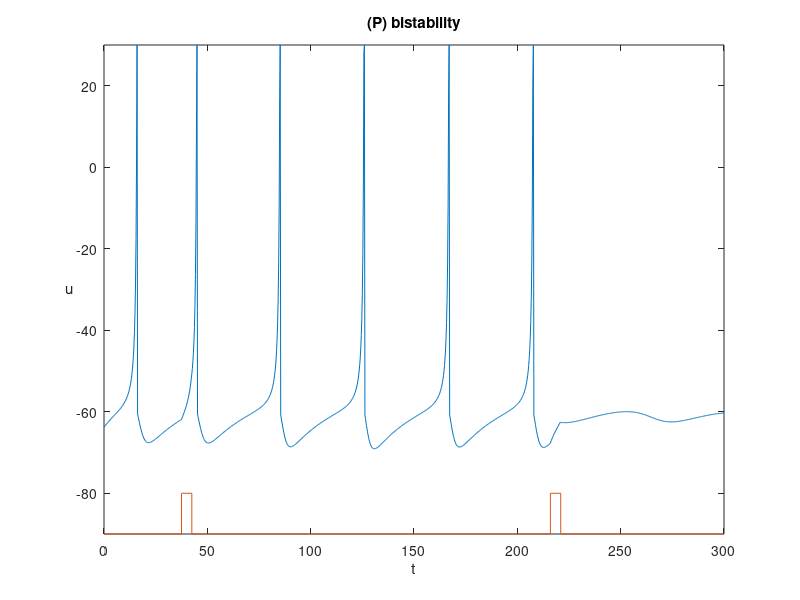
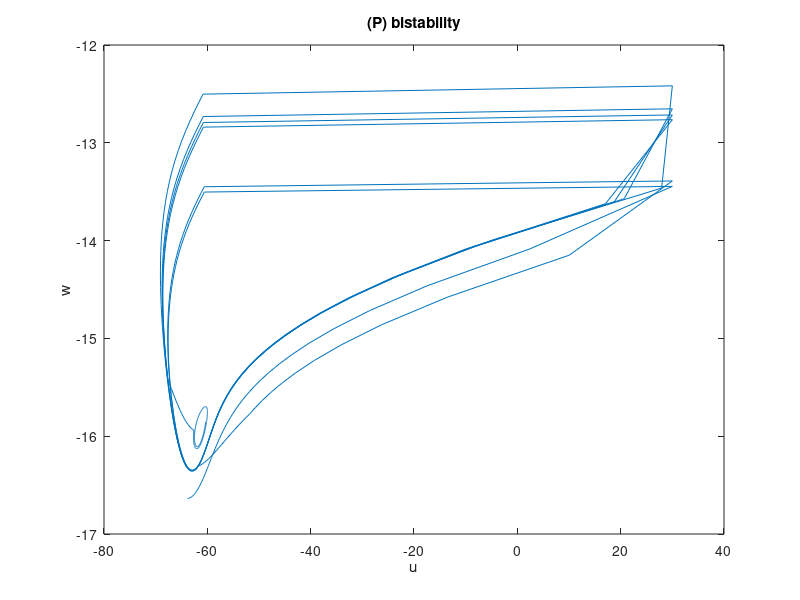

The MATLAB script that drew these images, in order:
a=0.1;  b=0.26; c=-60;  d=0;

u = [];
w = [];
u(1) = -64;
w(1) = b*u(1);

uFiltered = [];  % memorizzo le u
wFiltered = []; % memorizzo le w

tau = 0.25;  % discretizzazione tempo
tspan = 0:tau:300;  % durata esperimento
T1 = tspan(end)/8;  % dopo quanto forniamo corrente 
T2 = 216;
i=1;

for t=tspan
    
    if ((t>T1) & (t < T1+5)) | ((t>T2) & (t < T2+5)) 
        I=1.24;
    else
        I=0.24;
    end;
  
    u(i+1) = u(i) + tau*(0.04*u(i)^2 + 5*u(i) + 140 - w(i) + I);
    
    if u(i+1)>30
        uFiltered(end+1) = 30;
    else
        uFiltered(end+1) = u(i+1);
    end
    
    w(i+1) = w(i) + tau*a*(b*u(i+1) - w(i));
    
    if u(i+1)>30
        u(i+1) = c;
        w(i+1) = w(i+1) + d;
    end
    
    wFiltered(end+1) = w(i+1);
    
    i = i+1;
end

%%
plot(tspan,uFiltered,[0 T1 T1 (T1+5) (T1+5) T2 T2 (T2+5) (T2+5) max(tspan)],-90+[0 0 10 10 0 0 10 10 0 0]);
axis([0 max(tspan) -90 30]) 
xlabel('t')
ylabel('u')
hYLabel = get(gca,'YLabel');
set(hYLabel,'rotation',0,'VerticalAlignment','middle')
title('(P) bistability');
savefig('./images/P_membrane.fig');

%%
plot(uFiltered, wFiltered);
xlabel('u');
ylabel('w');
title('(P) bistability');
savefig('./images/P_phase.fig');